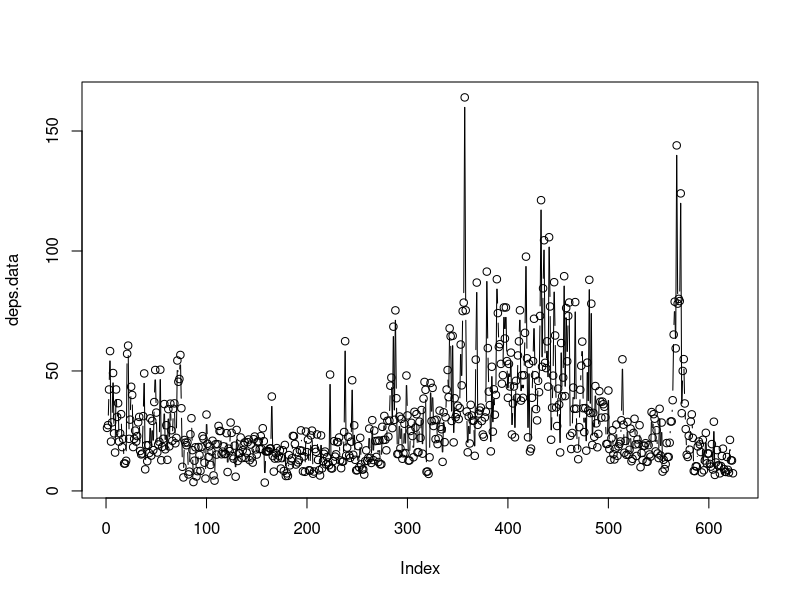
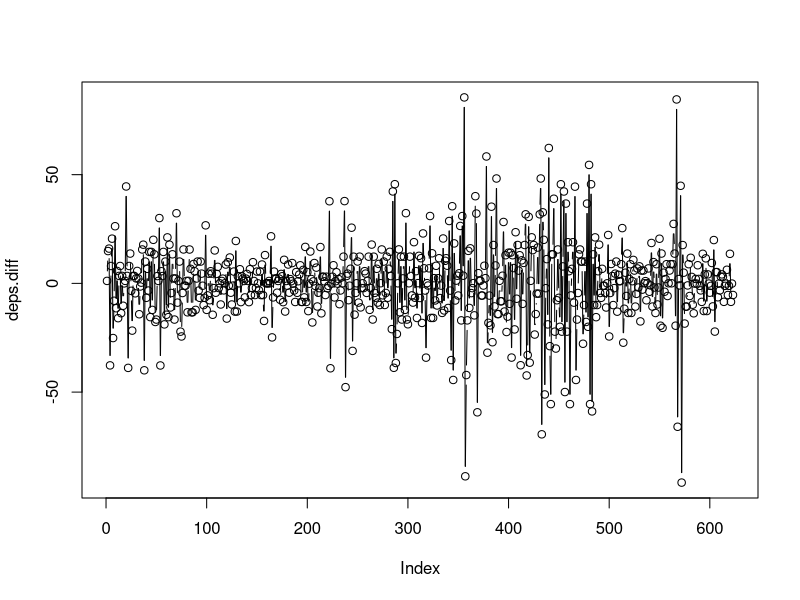
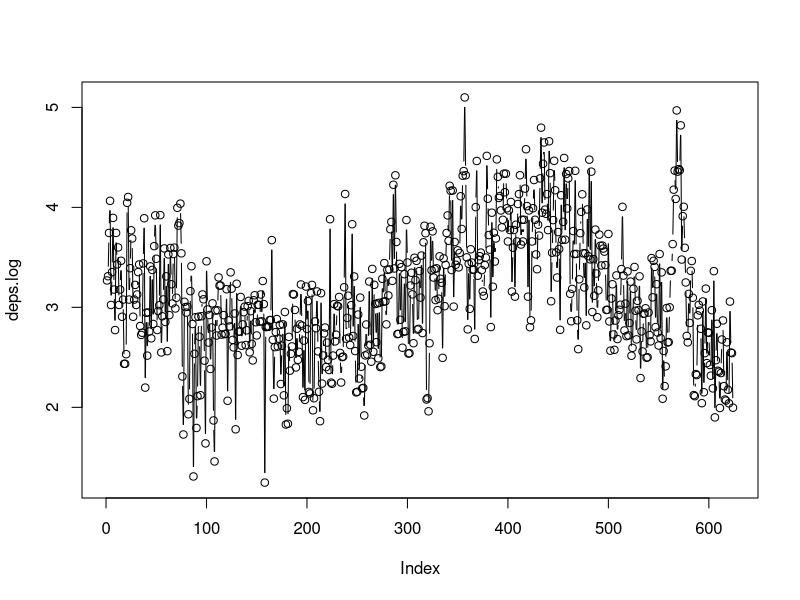
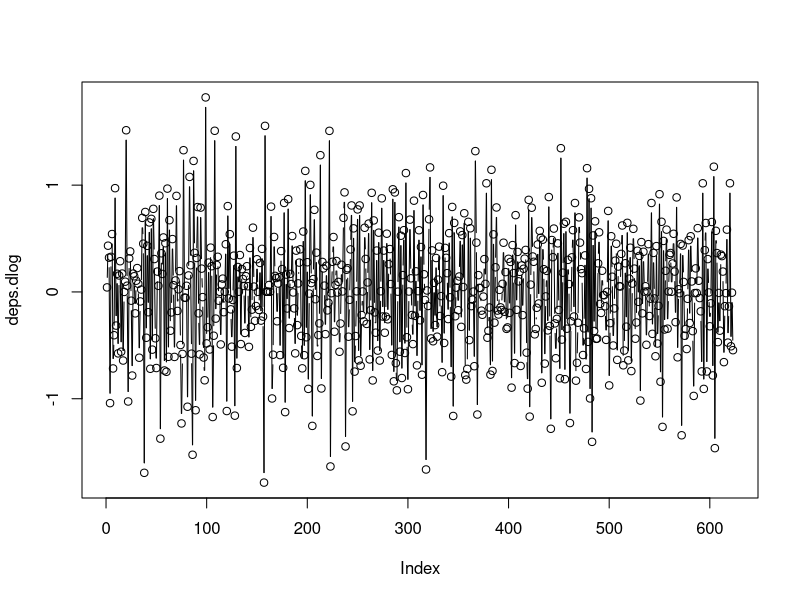
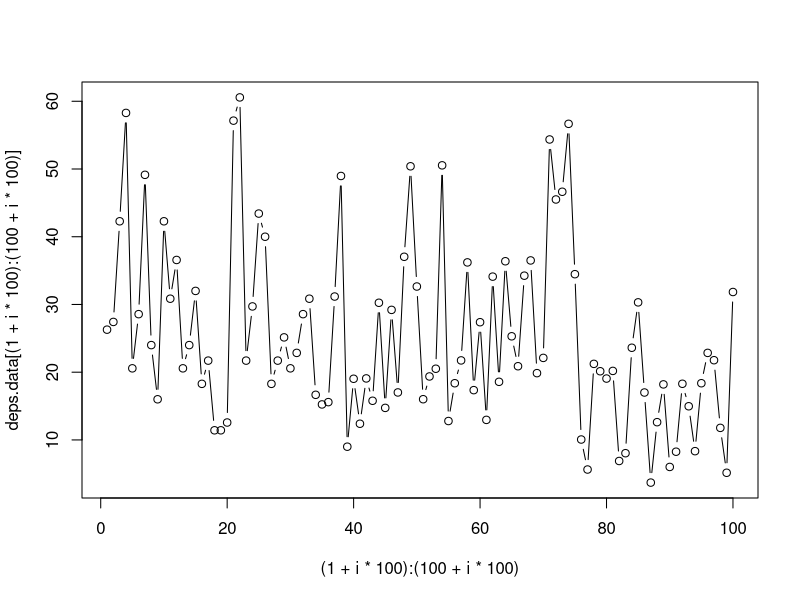
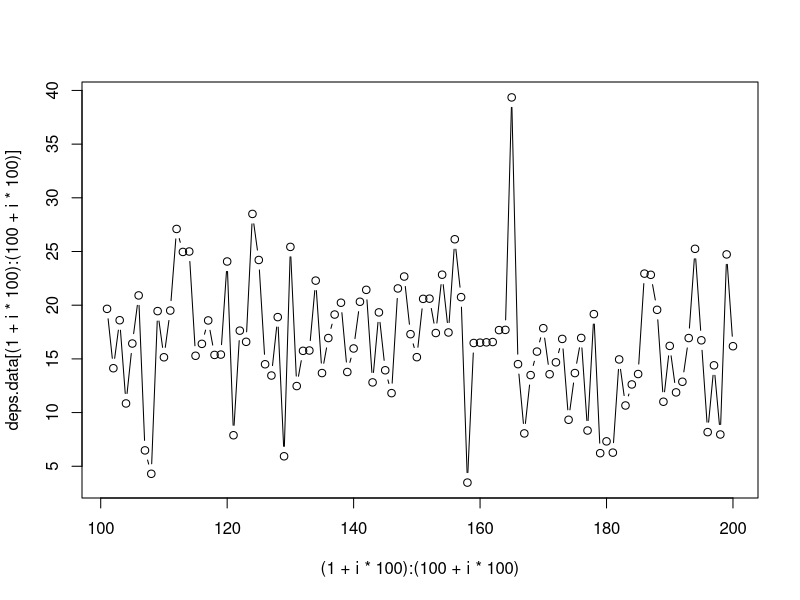
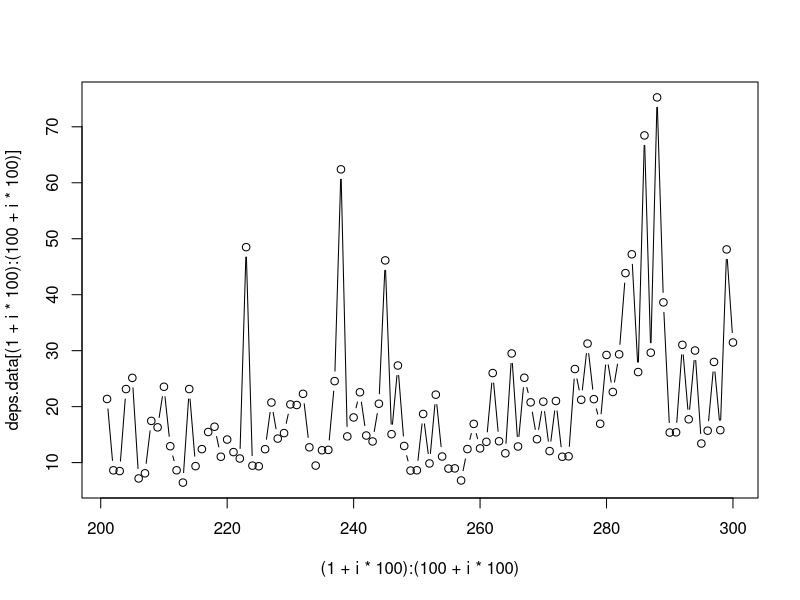
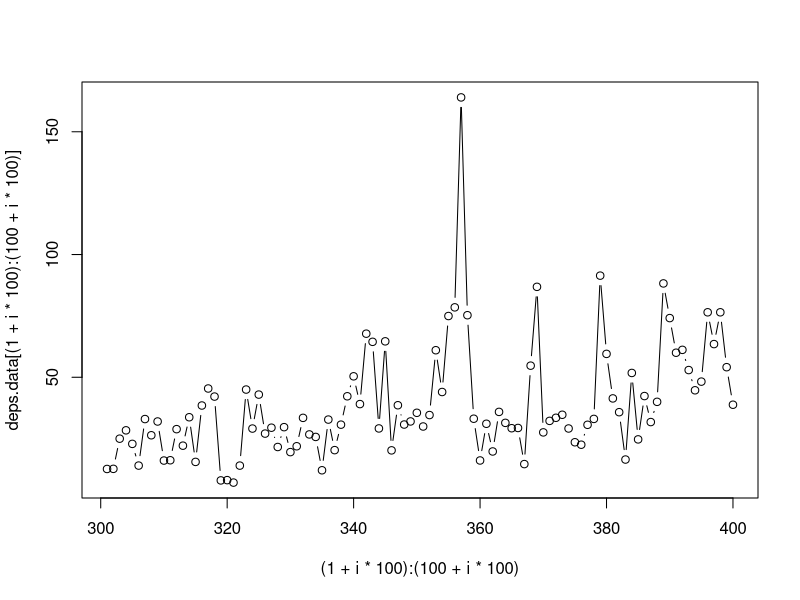

Recreate these plots in R, in order. (Note: this script raises an error after producing the figures.)
##### Supporting Code for Dataset 1 #####
setwd('~/documents/sjsu/265/time-series-project')

deps.data <- scan('deposits.txt')
deps.diff <- diff(deps.data, lag = 1, differences = 1)
deps.log <- log(deps.data)
deps.dlog <- diff(log(deps.data), lag = 1, differences = 1)


### Visuals original data
plot(deps.data, type = "b")
plot(deps.diff, type = "b")
plot(deps.log, type = "b")
plot(deps.dlog, type = "b")

for (i in seq(0,6)) {
plot((1 + i*100):(100 + i*100), deps.data[(1 + i*100):(100 + i*100)], type = "b")
}

### ACF/PACF
par(mfrow=c(2,1))
   acf(deps.data, type = c("correlation"), lag.max = 50, main = "Sample ACF of Original Series")
   acf(deps.data, type = c("partial"))
par(mfrow=c(1,1))

par(mfrow=c(2,1))
   acf(deps.dlog, type = c("correlation"), main = "Sample ACF of Lag-1 Differenced Log-Series")
   acf(deps.dlog, type = c("partial"), main = "Sample PACF of Lag-1 Differenced Log-Series")
par(mfrow=c(1,1))
# Looks like MA(1)
# PACF shows decay which is typical of an MA process
# Significant pacf value at around lag 20

par(mfrow=c(2,1))
   acf(deps.log, type = c("correlation"), lag.max = 50)
   acf(deps.log, type = c("partial"))
par(mfrow=c(1,1))
# Possibly not stationary...acf decays very slowly


### Periodogram
spec.pgram(deps.dlog, taper = .1, main = "Periodogram", ylab = "periodogram")
spec.pgram(deps.dlog, spans = 5, taper = .1)
# Looks like an MA(1)
spec.pgram(deps.diff, taper = .1)
spec.pgram(deps.diff, spans = 5, taper = .1)
# Original data looks like an AR(1), but is that useful since it is not stationary?
spec.pgram(deps.log, taper = .1)
spec.pgram(deps.log, spans = 5, taper = .1)


### Differencing/Stationarity Check

library(tseries)
adf.test(deps.data)
pp.test(desp.data)
# Result: reject null hypothesis that the data is not stationary, conclude stationary; no differencing needed
# ...weird...we "know"/suspect the data to be non-stationary
adf.test(deps.dlog)
pp.test(deps.dlog)
# Result: reject null hypothesis that the data is not stationary, conclude stationary; no differencing needed
adf.test(deps.log)
# Result: close to not rejecting the null hypothesis...p-value = 0.055

## Plotting residual sum of squares against order to see where curve flattens out
ar.res.ss <- vector(mode = 'numeric')
for(p in 1:10) {
	temp.ar <- arima(deps.dlog, order = c(p-1,0,0), include.mean = FALSE)
	ar.res.ss[p-1] <- sum((temp.ar$residuals)^2)
}
plot(0:(length(ar.res.ss)-1), ar.res.ss)
# Looks like an AR(6)


###################################################################################################################
##### FINAL MODELS...CHOOSE ONE!!! #####

my.arma.final <- arima(deps.log, order = c(1,1,1), include.mean = FALSE, method = "ML")
my.arma.final

# CHECK RESIDUALS
tsdiag(my.arma.final, gof.lag = 25)
qqnorm(my.arma.final$residuals)
# Final 13 predictions

my.preds.final <- predict(my.arma.final, n.ahead = 13, se.fit = TRUE)

preds <- my.preds.final$pred
se <- my.preds.final$se

preds.og <- exp(preds)
lower.bound.og <- exp(preds - 2*se)
upper.bound.og <- exp(preds + 2*se)

cbind(preds.og, lower.bound.og, upper.bound.og)

# Plot predictions
# plot(600:624, deps.data[600:624], ylim = c(0, 60), xlim=c(600,640), type="b")
# lines(625:637, preds.og, type="b", col="blue")
# lines(625:637, upper.bound.og, type="l", col="blue")
# lines(625:637, lower.bound.og, type="l", col="blue")

deps.final.plot.df <- data.frame(t = c(600:624), y = deps.data[600:624])
deps.final.preds.df <- data.frame(t = c(624:637), lb = c(deps.data[624],lower.bound.og), preds = c(deps.data[624],preds.og), ub = c(deps.data[624],upper.bound.og))

# Add legend!!!!
library(ggplot2)
ggplot(deps.final.preds.df, aes(x = t, y = preds)) +
	geom_ribbon(aes(ymin = lb, ymax = ub, fill = "Prediction Interval"), , alpha = 0.6) +
	geom_line(aes(colour = "Forecasts")) + 
	geom_point(aes(colour = "Forecasts")) +
	geom_line(data = deps.final.plot.df , aes(x=t,y=y, colour = "Original Data")) +
	geom_point(data = deps.final.plot.df , aes(x=t,y=y, colour = "Original Data")) +
	scale_colour_manual("", values= c("blue","black"))+
    scale_fill_manual("", values = "light blue") +
	labs(title = "Forecasts 13 Steps Ahead", x = "Time", y = "Data") +
	theme_bw() +
	theme(legend.key = element_blank())
